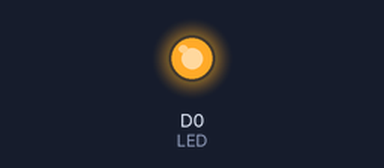
Simulated run of this sketch. Board: ESP8266 (NodeMCU). Parts: output pins drawn as LEDs (lit = HIGH). WiFi joins after 1.5 s; servers stay silent unless stated.

Above: at 0.1 s.
At 1.6 s:
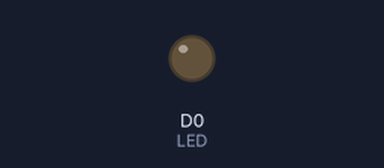
Timing chart, 0 to 3.1 s (numbered marks = the images above):
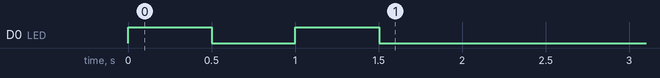

The sketch:

esp.ino
```cpp
#include <ThingSpeak.h>
#include <ESP8266WiFi.h>
#define LED D0

const char *ssid = "****"; // replace with your wifi ssid and wpa2 key
const char *pass = "****";
const char *server = "api.thingspeak.com";

WiFiClient client;
unsigned long myChannelNumber = 2593104; //Your Channel Number (Without Brackets)
const char* myWriteAPIKey = "CWAAJUWQ8UV1LL1S"; //Your Write

int A, B;


void setup() {
  Serial.begin(9600);

pinMode(LED, OUTPUT); // LED pin as output.
WiFi.begin(ssid, pass);

while (WiFi.status() != WL_CONNECTED) {

 digitalWrite(LED, 1); // turn the LED on (HIGH is the voltage level) delay(500);

delay(500);// wait for a second

digitalWrite(LED, 0); // turn the LED off by making the voltage LOW delay(500);
delay(500);
}

ThingSpeak.begin(client);
}
void loop()

{
ThingSpeak.setField(1, A);

ThingSpeak.setField(2, B);

ThingSpeak.writeFields (myChannelNumber, myWriteAPIKey);

delay(15000);

A++;

B++;

}
```
